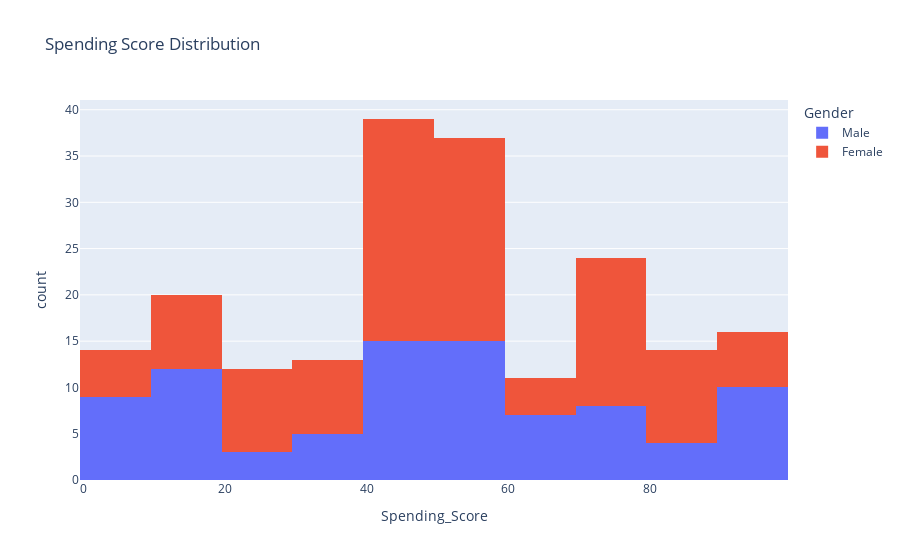

The notebook cell saved with this chart:
### Code cell
px.histogram(df, x='Spending_Score', title='Spending Score Distribution',color='Gender')

### Figure 1 — Plotly figure (JSON) as saved in the notebook; plotly's stock layout.template omitted (floating-point values rounded to 4 significant figures)
{"data": [{"alignmentgroup": "True", "bingroup": "x", "hovertemplate": "Gender=Male<br>Spending_Score=%{x}<br>count=%{y}<extra></extra>", "legendgroup": "Male", "marker": {"color": "#636efa", "pattern": {"shape": ""}}, "name": "Male", "offsetgroup": "Male", "orientation": "v", "showlegend": true, "type": "histogram", "x": [39, 81, 3, 14, 13, 79, 66, 29, 35, 73, 73, 82, 61, 4, 4, 92, 92, 36, 60, 60, 41, 46, 46, 56, 55, 51, 59, 59, 55, 47, 54, 48, 51, 55, 41, 46, 41, 49, 52, 42, 49, 59, 55, 56, 46, 43, 48, 52, 46, 56, 91, 35, 95, 11, 75, 9, 75, 5, 73, 10, 93, 12, 97, 36, 90, 17, 88, 1, 1, 5, 26, 20, 63, 13, 75, 10, 92, 15, 69, 14, 90, 15, 97, 68, 8, 74, 18, 83], "xaxis": "x", "yaxis": "y"}, {"alignmentgroup": "True", "bingroup": "x", "hovertemplate": "Gender=Female<br>Spending_Score=%{x}<br>count=%{y}<extra></extra>", "legendgroup": "Female", "marker": {"color": "#EF553B", "pattern": {"shape": ""}}, "name": "Female", "offsetgroup": "Female", "orientation": "v", "showlegend": true, "type": "histogram", "x": [6, 77, 40, 76, 6, 94, 72, 99, 15, 77, 35, 98, 5, 14, 32, 31, 87, 73, 14, 81, 17, 73, 26, 75, 35, 61, 28, 65, 55, 47, 42, 42, 52, 54, 45, 50, 51, 52, 59, 50, 48, 47, 42, 49, 56, 53, 52, 42, 44, 57, 58, 55, 60, 46, 55, 40, 42, 47, 50, 41, 48, 42, 50, 54, 42, 48, 50, 43, 59, 43, 57, 40, 58, 29, 77, 34, 71, 88, 7, 72, 5, 40, 87, 74, 22, 20, 76, 16, 89, 78, 73, 35, 83, 93, 75, 95, 27, 13, 86, 32, 86, 88, 39, 24, 17, 85, 23, 69, 91, 16, 79, 28], "xaxis": "x", "yaxis": "y"}], "layout": {"barmode": "relative", "legend": {"title": {"text": "Gender"}, "tracegroupgap": 0}, "title": {"text": "Spending Score Distribution"}, "xaxis": {"anchor": "y", "domain": [0, 1], "title": {"text": "Spending_Score"}}, "yaxis": {"anchor": "x", "domain": [0, 1], "title": {"text": "count"}}}}
